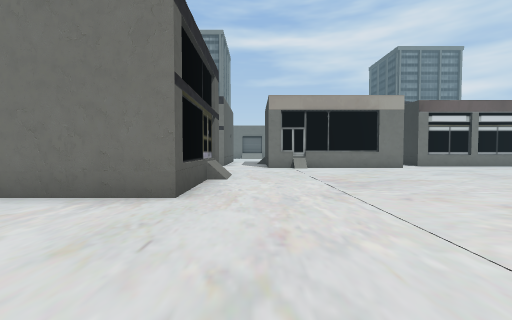
[1] (above)

16 first-person views from a walk through a 3-D level made in the Unity game engine. The camera is 1.4 m above the floor, tilts 2° down and sees 90° across. The floor is counted in squares, 2 m on a side. Each view is taken from the middle of a square. On the plan, view 1 faces up. The plan holds only what a view shows up to about 9 squares ahead; the rest is blank. The place goes on beyond the plan. Some animated figures are left out.

[2]
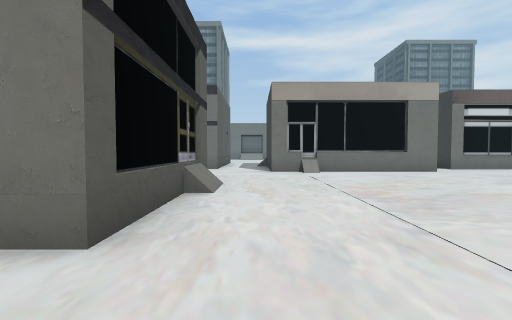

[3]
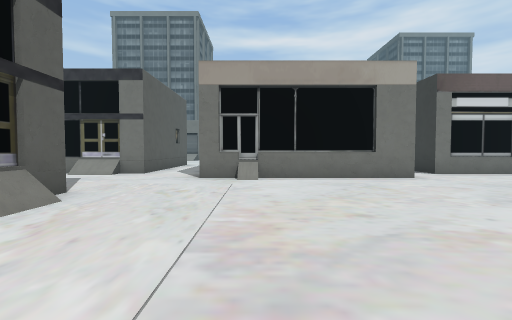

[4]
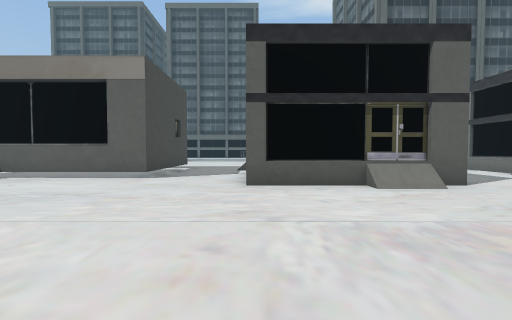

[5]
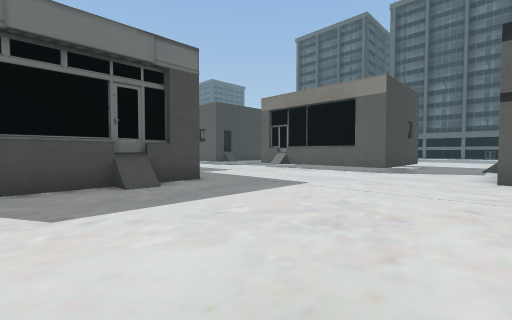

[6]
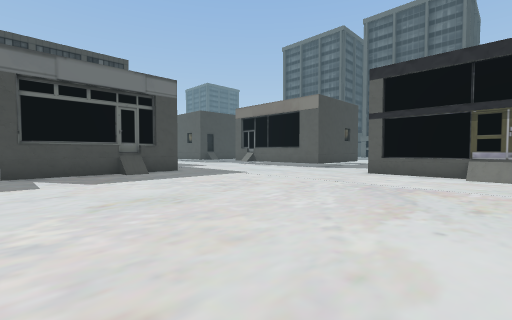

[7]
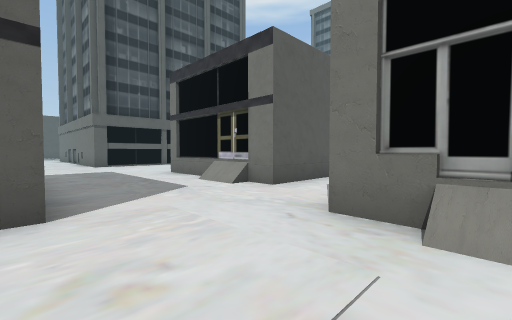

[8]
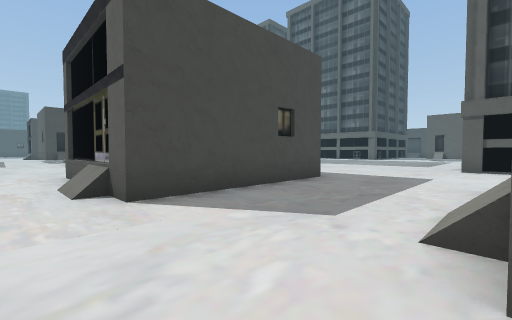

[9]
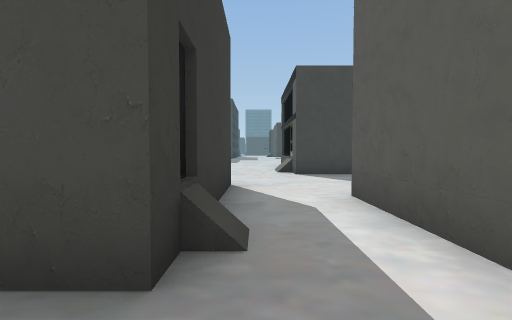

[10]
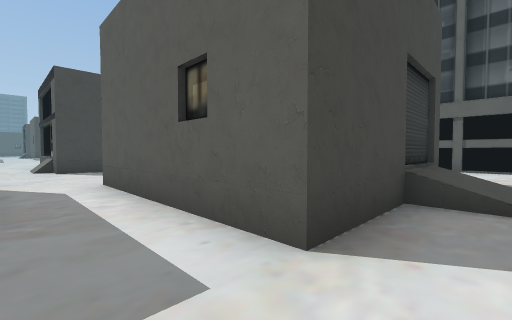

[11]
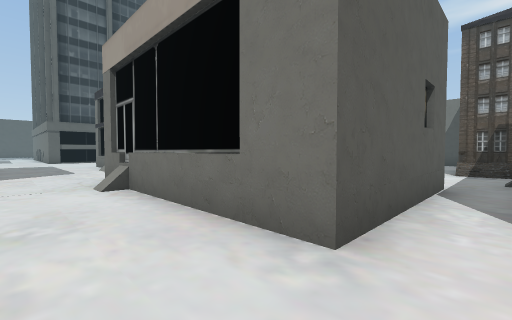

[12]
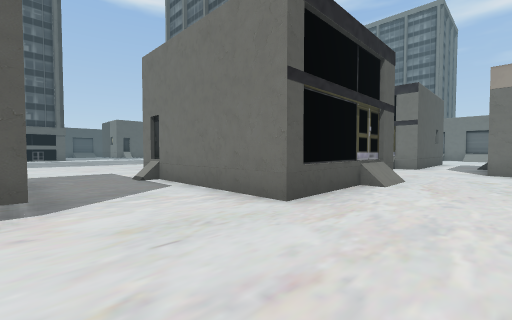

[13]
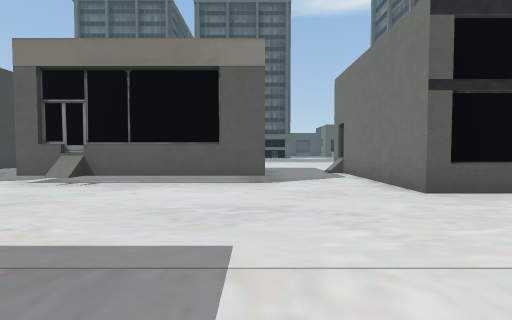

[14]
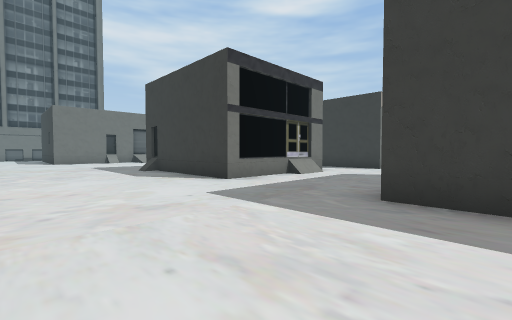

[15]
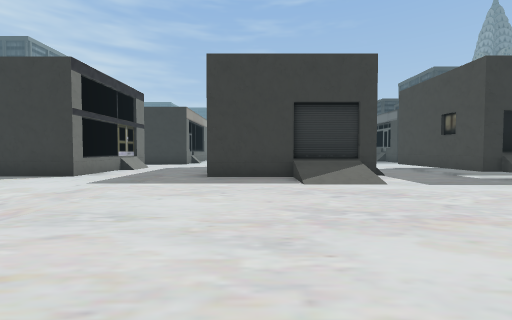

[16]
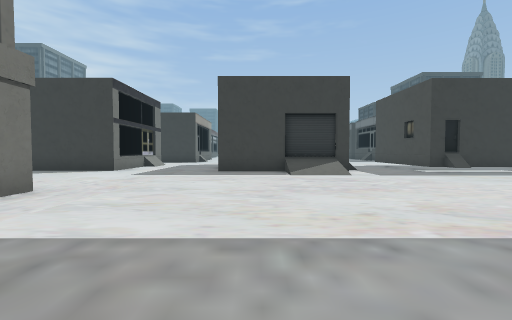

### Floor plan
Key: @ floor where view 1 was taken; # wall or solid block; . floor; / step, stairs or slope; O other object.
Columns run from 15 left of view 1 to 7 right of it. Each row starts with its distance up from view 1.
 19      ..
 18     O....  /....     O#
 17     O....#####..     .
 16     O....#   #..     ./
 15      ....#   #...    ..
 14      ....#   O..#    #.
 13      ....#   O..#    #.
 12     O....#OOO#..O    O.
 11     #...........OOOOO#.
 10    ....................
  9   .....................
  8  ........###OO.........
  7 .........#   O/........
  6  ......./#   O/........
  5   ...... #   O.........
  4    ...../###OO.........
  3     ...................
  2     ...................
  1       ...##OO..........
  0        ..#  O..@.......
 -1         .#  O....../...
 -2          #  O.....OOOO#

Positions as (right, up) in squares from view 1, and headings:
1: (0, 0), facing up
2: (0, 2), facing up
3: (2, 4), facing up
4: (4, 4), facing left
5: (6, 4), facing down-left
6: (7, 7), facing down-left
7: (2, 8), facing up-left
8: (0, 12), facing down-left
9: (0, 16), facing down
10: (0, 18), facing down-left
11: (7, 9), facing up-left
12: (1, 1), facing up-left
13: (3, 1), facing left
14: (-10, 7), facing up-right
15: (-13, 7), facing right
16: (-15, 7), facing right
